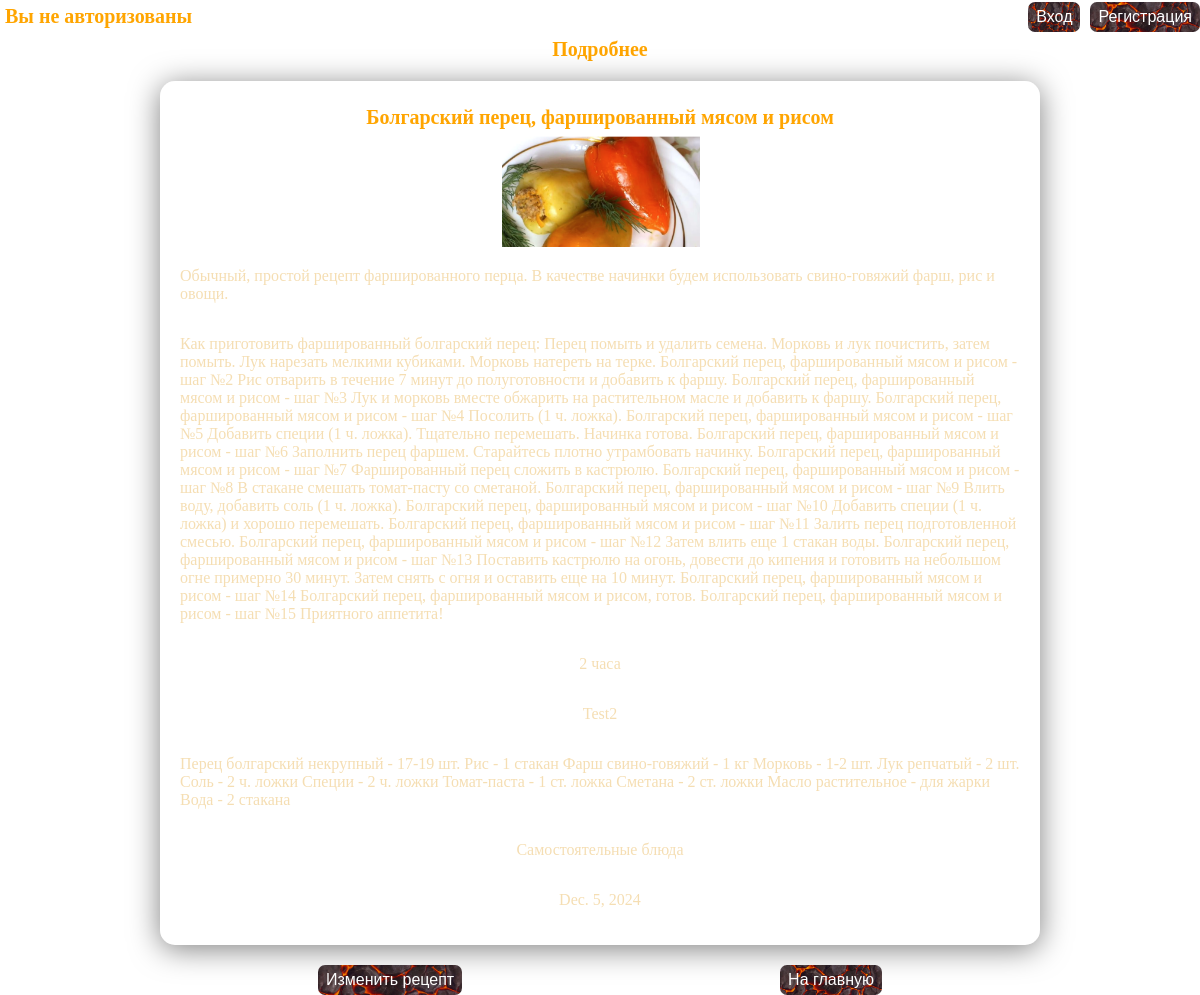
The page /detail_recipe/2/ on the database its author committed.
### recipe/models.py (models this page shows, shortened)
class Recipe(models.Model):
    name = models.CharField(max_length=150, blank=False, null=False, unique=True, verbose_name='Название блюда')
    description = models.TextField(max_length=2000, blank=False, null=False, verbose_name='Описание блюда')
    steps = models.TextField(max_length=5000, blank=False, null=False, verbose_name='Шаги приготовления блюда')
    time = models.CharField(max_length=60, blank=False, null=False, verbose_name='Время приготовления блюда')
    image = models.ImageField(upload_to=create_path_to_upload, blank=False, null=False, verbose_name='Изображение блюда')
    author = models.ForeignKey(to=User, on_delete=models.SET_DEFAULT, default=1, related_name='recipes',
                               related_query_name='recipe')
    ingredients = models.TextField(max_length=2000, blank=False, null=False, verbose_name='Ингридиенты')
    category = models.ForeignKey(to='Category', on_delete=models.SET_NULL, null=True, related_name='recipes',
                                 related_query_name='recipe')
    date_create = models.DateField(auto_now_add=True, verbose_name='Дата добавления')
    def __str__(self):
        return self.name
    class Meta:
        verbose_name = 'Рецепт'
        verbose_name_plural = 'Рецепты'

class Category(models.Model):
    name = models.CharField(max_length=150, blank=False, null=False, unique=True, verbose_name='Название категории')
    description = models.TextField(max_length=1000, blank=False, null=False, verbose_name='Описание категории')
    def __str__(self):
        return self.name
    class Meta:
        verbose_name = 'Категория'
        verbose_name_plural = 'Категории'

### recipe/views.py (the view)
# urls.py: path("detail_recipe/<int:pk>/", DetailRecipeView.as_view(), name="detail_recipe"),
class DetailRecipeView(DetailView):
    template_name = 'recipe/detail_recipe.html'
    queryset = Recipe.objects.select_related('category')

### recipe/templates/recipe/detail_recipe.html (shortened to what this page needs)
{% extends 'recipe/base.html' %}
    {% block body %}
<div>
    <h1 class="menu_text">Подробнее</h1>
</div>
<div class="transparent-blur-box">
        <h1 class="menu_text">{{object}}</h1>
    <div>
        <img class="img_size" src="{{ object.image.url }}" alt="{{ object.image.url }}">
    </div>
<p>{{object.description}}</p>
<p>{{object.steps}}</p>
<p>{{object.time}}</p>
<p>{{object.author}}</p>
<p>{{object.ingredients}}</p>
<p>{{object.category}}</p>
<p>{{object.date_create}}</p>
</div>
<div class="div_center">
    <button><a class="button" href="{% url 'recipe:update_recipe' object.pk %}">Изменить рецепт</a></button>
    <button><a class="button" href="{% url 'recipe:index' %}">На главную</a></button>
</div>
{% endblock %}

### recipe/templates/recipe/base.html (shortened to what this page needs)
<!doctype html>
<html lang="en">
<head>
    {% load static %}
    <div class="menu">
        {% if not user.is_authenticated %}
        <div>
            <h5 class="menu_text">Вы не авторизованы</h5>
        </div>
        {% else %}
        <div>
            <p class="menu_text">Авторизован {{ user }}</p>
        </div>
        {% endif %}
        {% if not user.is_authenticated %}
        <div class="menu_button">
            <div>
                <button class="button_style"><a href="{% url 'myauth:login' %}">Вход</a></button>
                <br>
            </div>
            <div>
                <button><a href="{% url 'myauth:register' %}">Регистрация</a></button>
            </div>
            {% else %}
            <div>
                <button><a href="{% url 'myauth:logout' %}">Выход</a></button>
            </div>
            {% endif %}
        </div>
    </div>
</head>
<body>
{% block body %}
{% endblock %}
</body>
</html>

### rows shown on the page
Recipe: name "Болгарский перец, фаршированный мясом и рисом", image (picture), description "Обычный, простой рецепт фаршированного перца. В качестве начинки будем использовать свино-говяжий фарш, рис и овощи.", steps "Как приготовить фаршированный болгарский перец: Перец помыть и удалить семена. Морковь и лук почистить, затем помыть. Лук нарезать мелкими кубиками. Морковь натереть на терке. Болгарский перец, фаршированный мясом и рисом - шаг №2 Рис отварить в течение 7 минут до полуготовности и добавить к фаршу. Болгарский перец, фаршированный мясом и рисом - шаг №3 Лук и морковь вместе обжарить на растительном масле и добавить к фаршу. Болгарский перец, фаршированный мясом и рисом - шаг №4 Посолить (1 ч. ложка). Болгарский перец, фаршированный мясом и рисом - шаг №5 Добавить специи (1 ч. ложка). Тщательно перемешать. Начинка готова. Болгарский перец, фаршированный мясом и рисом - шаг №6 Заполнить перец…", time "2 часа", author "Test2", ingredients "Перец болгарский некрупный - 17-19 шт. Рис - 1 стакан Фарш свино-говяжий - 1 кг Морковь - 1-2 шт. Лук репчатый - 2 шт. Соль - 2 ч. ложки Специи - 2 ч. ложки Томат-паста - 1 ст. ложка Сметана - 2 ст. ложки Масло растительное - для жарки Вода - 2 стакана", category "Самостоятельные блюда", date_create "Dec. 5, 2024"
